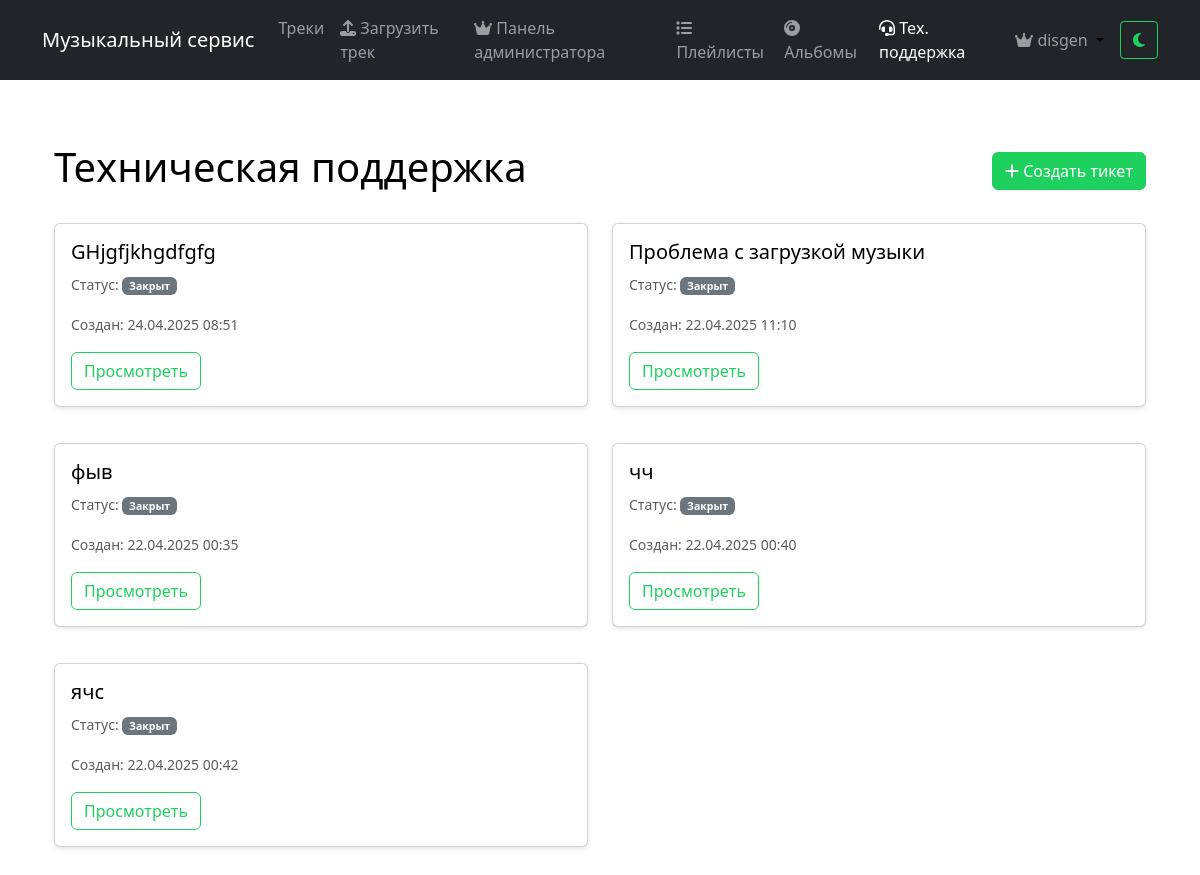
Page /support/ (signed in) on the committed database.
### music/models.py (models this page shows, shortened)
class SupportTicket(models.Model):
    STATUS_CHOICES = (
        ('open', 'Открыт'),
        ('in_progress', 'В работе'),
        ('closed', 'Закрыт'),
    )
    user = models.ForeignKey(User, on_delete=models.CASCADE, related_name='support_tickets')
    subject = models.CharField(max_length=200, verbose_name='Тема')
    status = models.CharField(max_length=20, choices=STATUS_CHOICES, default='open', verbose_name='Статус')
    created_at = models.DateTimeField(auto_now_add=True, verbose_name='Создан')
    updated_at = models.DateTimeField(auto_now=True, verbose_name='Обновлен')
    is_read_by_admin = models.BooleanField(default=False, verbose_name='Прочитано администратором')
    class Meta:
        verbose_name = 'Тикет поддержки'
        verbose_name_plural = 'Тикеты поддержки'
        ordering = ['-updated_at']

### music/views.py (the view)
# urls.py: path('support/', views.support_ticket_list, name='support_ticket_list'),
@login_required
def support_ticket_list(request):
    if request.user.is_superuser:
        tickets = SupportTicket.objects.all()
    else:
        tickets = SupportTicket.objects.filter(user=request.user)
    return render(request, 'music/support/ticket_list.html', {'tickets': tickets})

### music/context_processors.py (called while the page is built)
def pending_tracks_count(request):
    if request.user.is_authenticated and request.user.is_superuser:
        return {'pending_tracks_count': Track.objects.filter(is_approved=False).count()}
    return {'pending_tracks_count': 0}

def support_tickets_count(request):
    if request.user.is_authenticated and request.user.is_superuser:
        unread_count = SupportMessage.objects.filter(
            ticket__status__in=['open', 'in_progress'],
            is_read=False
        ).exclude(user=request.user).count()
    else:
        unread_count = 0
    return {'unread_tickets_count': unread_count}

### templates/music/support/ticket_list.html (shortened to what this page needs)
{% extends 'base.html' %}
{% block content %}
<div class="container mt-4">
    <div class="d-flex justify-content-between align-items-center mb-4">
        <h1>Техническая поддержка</h1>
        <a href="{% url 'music:support_ticket_create' %}" class="btn btn-custom">
            <i class="fas fa-plus"></i> Создать тикет
        </a>
    </div>
    {% if tickets %}
        <div class="row">
            {% for ticket in tickets %}
                <div class="col-md-6 mb-3">
                    <div class="card">
                        <div class="card-body">
                            <h5 class="card-title">{{ ticket.subject }}</h5>
                            <p class="card-text">
                                <small class="text-muted">
                                    Статус:
                                    <span class="badge {% if ticket.status == 'open' %}bg-success{% elif ticket.status == 'in_progress' %}bg-warning{% else %}bg-secondary{% endif %}">
                                        {{ ticket.get_status_display }}
                                    </span>
                                </small>
                            </p>
                            <p class="card-text">
                                <small class="text-muted">
                                    Создан: {{ ticket.created_at|date:"d.m.Y H:i" }}
                                </small>
                            </p>
                            <a href="{% url 'music:support_ticket_detail' ticket.pk %}" class="btn btn-outline-custom">
                                Просмотреть
                            </a>
                        </div>
                    </div>
                </div>
            {% endfor %}
        </div>
    {% else %}
        <div class="alert alert-info">
            У вас пока нет тикетов. Создайте новый тикет, если у вас есть вопросы.
        </div>
    {% endif %}
</div>
{% endblock %}

### templates/base.html (shortened to what this page needs)
{% load static %}
<!DOCTYPE html>
<html lang="ru">
<head>
    <link href="https://cdn.jsdelivr.net/npm/bootstrap@5.1.3/dist/css/bootstrap.min.css" rel="stylesheet">
    <link href="{% static 'css/style.css' %}" rel="stylesheet">
    <link href="https://cdnjs.cloudflare.com/ajax/libs/font-awesome/5.15.4/css/all.min.css" rel="stylesheet">
    <link href="{% static 'css/bootstrap.min.css' %}" rel="stylesheet">
    <link href="{% static 'css/fontawesome.min.css' %}" rel="stylesheet">
    <link href="{% static 'css/player.css' %}" rel="stylesheet">
</head>
<body>
    <nav class="navbar navbar-expand-lg navbar-dark bg-dark">
        <div class="container">
            <a class="navbar-brand" href="{% url 'music:home' %}">Музыкальный сервис</a>
            <div class="collapse navbar-collapse" id="navbarNav">
                <ul class="navbar-nav me-auto">
                    <li class="nav-item">
                        <a class="nav-link" href="{% url 'music:track_list' %}">Треки</a>
                    </li>
                    {% if user.is_authenticated %}
                        <li class="nav-item">
                            <a class="nav-link" href="{% url 'music:track_upload' %}">
                                <i class="fas fa-upload"></i> Загрузить трек
                            </a>
                        </li>
                        {% if user.is_superuser %}
                            <li class="nav-item">
                                <a class="nav-link" href="{% url 'music:admin_panel' %}">
                                    <i class="fas fa-crown"></i> Панель администратора
                                </a>
                            </li>
                        {% endif %}
                        <li class="nav-item">
                            <a class="nav-link {% if request.resolver_match.url_name == 'playlist_list' %}active{% endif %}" href="{% url 'music:playlist_list' %}">
                                <i class="fas fa-list"></i> Плейлисты
                            </a>
                        </li>
                        <li class="nav-item">
                            <a class="nav-link {% if request.resolver_match.url_name == 'album_list' %}active{% endif %}" href="{% url 'music:album_list' %}">
                                <i class="fas fa-compact-disc"></i> Альбомы
                            </a>
                        </li>
                        <li class="nav-item">
                            <a class="nav-link {% if request.resolver_match.url_name == 'support_ticket_list' %}active{% endif %}" href="{% url 'music:support_ticket_list' %}">
                                <i class="fas fa-headset"></i> Тех. поддержка
                            </a>
                        </li>
                    {% endif %}
                </ul>
                <ul class="navbar-nav">
                    {% if user.is_authenticated %}
                        <li class="nav-item dropdown">
                            <a class="nav-link dropdown-toggle" href="#" id="userDropdown" role="button" data-bs-toggle="dropdown" aria-expanded="false">
                                {% if user.profile.role == 'artist' %}
                                    <i class="fas fa-music"></i>
                                {% elif user.is_superuser %}
                                    <i class="fas fa-crown"></i>
                                {% else %}
                                    <i class="fas fa-user"></i>
                                {% endif %}
                                {{ user.username }}
                            </a>
                        </li>
                    {% endif %}
                </ul>
            </div>
            <button id="theme-toggle" class="btn btn-outline-custom ms-2">
                <i class="fas fa-moon" id="theme-icon"></i>
            </button>
        </div>
    </nav>
    <div class="container mt-4 main-container">
        {% block content %}{% endblock %}
    </div>
</body>
</html>

### static/css/style.css (style rules this page uses)
.main-container { min-height: 70vh; padding: 15px; width: 100%; max-width: 100%; overflow-x: hidden; margin-bottom: 60px; }
.card { margin-bottom: 20px; border-radius: 8px; overflow: hidden; box-shadow: 0 2px 4px rgba(0, 0, 0, 0.1); background-color: #fff; }
.card-body { padding: 15px; }

### templates/base.html (style rules this page uses)
:root { --bg-color: #ffffff; --text-color: #000000; --track-bg: #f0f0f0; --track-hover: #e8e8e8; --player-bg: #A9A9A9; --border-color: #e0e0e0; }
body { background-color: var(--bg-color); color: var(--text-color); min-height: 100vh; }
.btn-custom { background-color: #1ed15e !important; border-color: #1ed15e !important; color: white !important; }
.btn-outline-custom { color: #1ed15e !important; border-color: #1ed15e !important; background-color: transparent !important; }
.track-title, .track-artist, .track-info h5, .track-info p, .track-info a, #playerTitle, #playerArtist, .track-item h5, .track-item p, .album-tracks h5, .album-tracks p, .playlist-tracks h5, .playlist-tracks p, .track-list h5, .track-list p, h5.track-name, p.track-artist, .track-name, .artist-name, .album-title, .album-artist, .card-title, .card-text, .album-info h5, .album-info p, .album-tracks .track-title, .album-tracks .track-artist, .playlist-info h5, .playlist-info p, .playlist-item h5, .playlist-item p, .playlist-track-title, .playlist-track-artist, .album-track-title, .album-track-artist, .track-details h5, .track-details p, .track-row h5, .track-row p, .track-list-item h5, .track-list-item p, .track-container h5, .track-container p, div[class*="track"] h5, div[class*="track"] p, div[class*="playlist"] h5, div[class*="playlist"] p, div[class*="album"] h5, div[class*="album"] p { color: var(--text-color) !important; }
.dropdown-toggle::after, .btn-more::after, .track-menu-button, .track-menu-button i, .btn[data-bs-toggle="dropdown"], .btn[data-bs-toggle="dropdown"] i { color: #000000 !important; }
#theme-toggle { padding: 0.375rem 0.75rem; border-radius: 0.25rem; }

### rows in the picture
SupportTicket: subject "GHjgfjkhgdfgfg", status "Закрыт", created_at "24.04.2025 08:51"
SupportTicket: subject "Проблема с загрузкой музыки", status "Закрыт", created_at "22.04.2025 11:10"
SupportTicket: subject "фыв", status "Закрыт", created_at "22.04.2025 00:35"
SupportTicket: subject "чч", status "Закрыт", created_at "22.04.2025 00:40"
SupportTicket: subject "ячс", status "Закрыт", created_at "22.04.2025 00:42"

### other values in the picture
{{ user.username }} "disgen"
